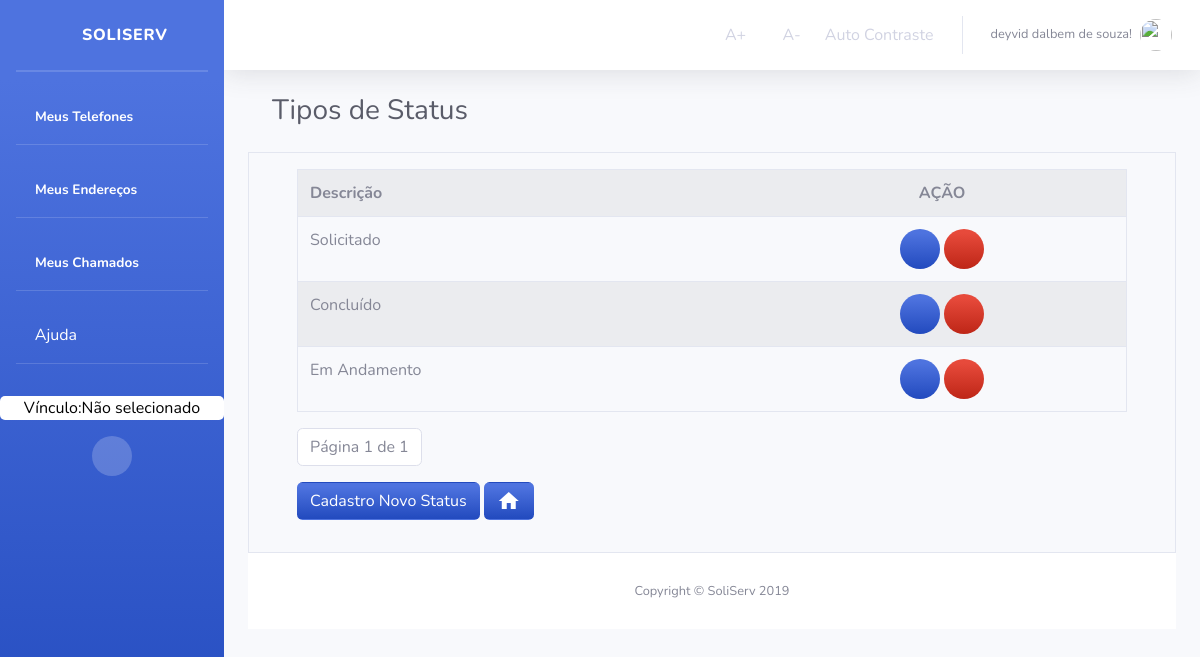
Screenshot of /Chamados/listarStatusChamado/ (signed in) with the database file from the repository.
### Chamados/models.py (models this page shows, shortened)
class Status(models.Model):
    descricao = models.CharField('DESCRIÇÃO', max_length=45)
    class Meta:
        verbose_name = "Status"
        verbose_name_plural = "Status"

### Chamados/views.py (the view)
# urls.py: path('listarStatusChamado/', views.ListaStatus, name='lista_status_chamado'),
def ListaStatus(request):
    if not request.user.has_perm('Status.view_Status'):
        return render(request, 'Orgao/bloqueioDeAcesso.html')
    else:
        status_list = Status.objects.all()
        paginator = Paginator(status_list, 5)
        page = request.GET.get('page')
        status_list = paginator.get_page(page)
        context = {'status_list': status_list}
        if not request.user.is_authenticated:
            return render(request, 'Usuario/acessoNegado.html')
        else:
            return render(request, 'Chamados/Status/listarStatus.html', context)

### Chamados/templates/Chamados/Status/listarStatus.html (shortened to what this page needs)
{% extends "sistemaDeGestaoDeServicosPublicos/index1.html" %}
{% block titulo %}
Tipos de Status
{% endblock titulo %}
{% block centro %}
<main id="Orgao" class="container border">
    <div class="container">
        {% block centroOrgao %}
        <form>
            {% if status_list %}
            <table class="table border mt-3 table-striped"  style="overflow-x: auto">
                <tr>
                    <th>Descrição</th>
                    <th class="text-center">AÇÃO</th>
                </tr>
                {% for status in status_list %}
                <tr>
                    <td>
                        {{status.descricao}}
                    </td>
                    <td class="text-center">
                        <a class="bg-gradient-primary text-white btn-circle"  href="{% url 'Chamados:status_atualizar' status.id %}"
                            title="AtualizarStatus de Chamado">
                            <i class="fas fa-edit"></i>
                        </a>
                        <a class="bg-gradient-danger text-white btn-circle" href="{% url 'Chamados:status_deletar' status.id %}" title="Excluir Status do Chamado">
                            <i class="fas fa-trash"></i>
                        </a>
                    </td>
                </tr>
                {% endfor %}
                {% else %}
                <div class="alert alert-danger mt-3">
                    Não há Dados Cadastrados!
                </div>
                {% endif %}
        </form>
        <nav aria-label="text-left pagination  ">
            <ul class="pagination ">
                <li class="page-item disabled">
                    <a class="page-link" href="#">
                        Página {{ status_list.number }} de {{ status_list.paginator.num_pages }}
                    </a>
                </li>
            </ul>
        </nav>
        <a class="btn bg-gradient-primary text-white mb-3" href="{% url 'Chamados:cadastro_status_chamado'%}"
            title="cadastrar Status de Chamado">
            Cadastro Novo Status
        </a>
        <a class="btn bg-gradient-primary text-white mb-3" href="{% url 'Orgao:orgao_index' %}"
            title="Voltar a HomePage">
            <i class="material-icons">home</i>
        </a>
    </div>
</main>
{% endblock %}
{% endblock %}

### templates/sistemaDeGestaoDeServicosPublicos/index1.html (shortened to what this page needs)
<!DOCTYPE html>
<html lang="pt-br">
{% load staticfiles %}
<head>
  <link rel="stylesheet" href="{% static 'tema/css/sb-admin-2.css' %}">
  <link rel="stylesheet" href="{% static 'tema/vendor/fontawesome-free/css/all.css' %}">
  <link rel="stylesheet" href="{% static 'tema/vendor/fontawesome-free/css/all.css' %}">
  <link rel="stylesheet" href="{% static 'css/style.css' %}">
  <link rel="stylesheet" href="{% static 'img/avatar_2x.png' %}">
  <link rel="stylesheet" href="https://stackpath.bootstrapcdn.com/bootstrap/4.3.1/css/bootstrap.min.css"
>
  <link href="https://unpkg.com/material-components-web@latest/dist/material-components-web.min.css" rel="stylesheet">
  <link href="vendor/fontawesome-free/css/all.min.css" rel="stylesheet" type="text/css">
  <link href="css/sb-admin-2.min.css" rel="stylesheet">
</head>
<body id="page-top" class="acessibilidade teste">
  <div id="wrapper">
    <ul class="navbar-nav bg-gradient-primary sidebar sidebar-dark accordion" id="accordionSidebar">
      <a class="sidebar-brand d-flex align-items-center justify-content-center" href="{% url 'index' %}">
        <div class="sidebar-brand-icon">
          <i class="fas fa-home"></i>
        </div>
        <div class="sidebar-brand-text mx-3">SoliServ</div>
      </a>
      <hr class="sidebar-divider my-0">
      <hr class="sidebar-divider">
      <li class="nav-item active">
        <a class="nav-link" href="{% url 'listaTelefones' %}" title="Listar Meus Telefones">
          <i class="fas fa-phone-alt"></i>
          <span>Meus Telefones</span></a>
      </li>
      <hr class="sidebar-divider d-none d-md-block">
      <li class="nav-item active">
        <a class="nav-link" href="{% url 'listaEnderecos' %}" title="Listar Meus Endereços">
          <i class="fas fa-map-marker-alt"></i>
          <span>Meus Endereços</span></a>
      </li>
      <hr class="sidebar-divider d-none d-md-block">
      {% if user.is_authenticated %}
      <li class="nav-item active">
        <a class="nav-link" href="{% url 'Chamados:lista_chamado' user.id %}" title="Listar Meus Chamados">
          <i class="fas fa-list"></i>
          <span>Meus Chamados</span></a>
      </li>
      {% else %}
      <li class="nav-item active">
        <a class="nav-link" href="#" title="Listar Meus Chamados">
          <i class="fas fa-list"></i>
          <span>Meus Chamados</span></a>
      </li>
      {% endif %}
      <hr class="sidebar-divider d-none d-md-block">
      <li class="nav-item">
        <a class="nav-link text-white" href="#" data-toggle="modal" data-target="#ModalAjuda" title="Obter informações">
          <i class="far fa-question-circle"></i>
          Ajuda
        </a>
      </li>
      <hr class="sidebar-divider d-none d-md-block">
      {% if request.session.temVinculo %}
      <a class="mt-3 text-center w-60 escolheVinculo" title="Clique para Escolher o Vínculo"
        href="{% url 'Orgao:retorna_Lotacao' %}">
        {% if request.session.nomeVinculo %}
        <span> Vínculo: {{ request.session.nomeVinculo }}</span>
        {% else %}
        <span> Vínculo:Não selecionado</span>
        {% endif %}
      </a>
      {% endif %}
      <div class=" mt-3 text-center d-none d-md-inline">
        <button class="rounded-circle border-0" id="sidebarToggle"></button>
      </div>
    </ul>
    <div id="content-wrapper" class="d-flex flex-column">
      <div id="content">
        <nav class="navbar navbar-expand navbar-light bg-white topbar mb-4 static-top shadow">
          <ul class="navbar-nav ml-auto">
            <li class="nav-item active">
              <a class="nav-link acessibilidade" onClick="fonte('a');" href="#" title="Aumentar Tamanho da Fonte">
                <i class="far fa-arrow-alt-circle-up"></i>
                <span>A+</span></a>
            </li>
            <li class="nav-item active">
              <a class="nav-link acessibilidade" onClick="fonte('d');" href="#" title="Diminuir Tamanho da Fonte">
                <i class="far fa-arrow-alt-circle-down"></i>
                <span>A-</span></a>
            </li>
            <li class="nav-item active">
              <a href="#altocontraste" id="altocontraste" accesskey="3" title="Auto Contraste"
                onclick="window.toggleContrast()" onkeydown="window.toggleContrast()" class="nav-link"
                title="Auto Contraste">
                <span>Auto Contraste</span></a>
            </li>
            <li class="nav-item dropdown no-arrow">
              <a class="nav-link dropdown-toggle" href="#" id="userDropdown" role="button" data-toggle="dropdown"
                aria-haspopup="true" aria-expanded="false">
                {% if user.is_authenticated %}
                <span class="mr-2 d-none d-lg-inline text-gray-600 small">{{ user.first_name }}
                  {{ user.last_name}}!</span>
                {% else %}
                <span class="mr-2 d-none d-lg-inline text-gray-600 small">Usuário não está logado!</span>
                {% endif %}
                {% if user.is_authenticated %}
                <img class="img-profile rounded-circle" src="{{ request.session.profile_picture }}">
                {% else %}
                <img class="img-profile rounded-circle" src="{% static 'img/avatar_2x.png' %}">
                {% endif %}
              </a>
            </li>
          </ul>
        </nav>
        <div class="container-fluid">
          <div class="d-sm-flex align-items-center justify-content-between mb-4 container">
            <h1 class="h3 mb-0 text-gray-800">{% block titulo %}{% endblock titulo%}</h1>
          </div>
          <div class="">
            {% block centro %}
            {% endblock %}
          </div>
          <footer class="sticky-footer bg-white">
            <div class="container my-auto">
              <div class="copyright text-center my-auto">
                <span>Copyright &copy; SoliServ 2019</span>
              </div>
            </div>
          </footer>
        </div>
      </div>
</body>
</html>

### sistemaDeGestaoDeServicosPublicos/static/css/style.css (style rules this page uses)
.escolheVinculo { border-radius: 5px; background-color: white; color: black; }

### rows the page displays
Status: descricao "Solicitado"
Status: descricao "Concluído"
Status: descricao "Em Andamento"

### other values shown
{{ user.first_name }} "deyvid"
{{ user.last_name }} "dalbem de souza"
{{ status_list.number }} "1"
{{ status_list.paginator.num_pages }} "1"
